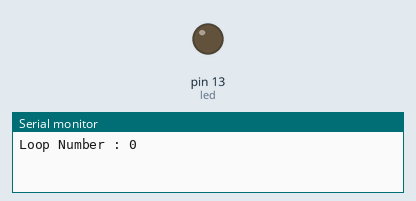
Recording of a sketch running on a simulated Arduino Uno, built with avr-gcc and run on an emulated ATmega328P. Shown: output pins drawn as LEDs (lit = HIGH), the last lines printed to the serial monitor.

Above: at 0.5 s.
At 1.5 s:
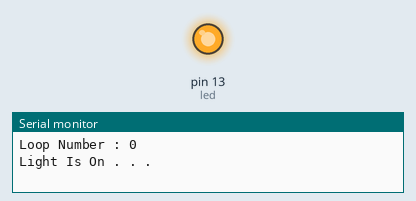
Timing chart, 0 to 6.5 s (numbered marks = the images above):
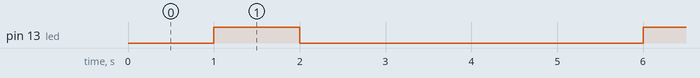

Measured:
- by itself, pin 13 (led): alternates HIGH for 1.0 s and LOW for 4.0 s

The sketch:

Serial.ino
```cpp
#define led 13

void setup() {
  Serial.begin(9600);
  pinMode(led , OUTPUT);
}

void loop() {
  for (int i=0; true; i++) {
    Serial.print("Loop Number : ");
    Serial.println(i);
    delay(1000);
    Serial.println("Light Is On . . .");
    digitalWrite(led , HIGH);
    delay(1000);
    digitalWrite(led , LOW);
    Serial.println("Light Is Off .");
    delay(3000);
  }
}
```
